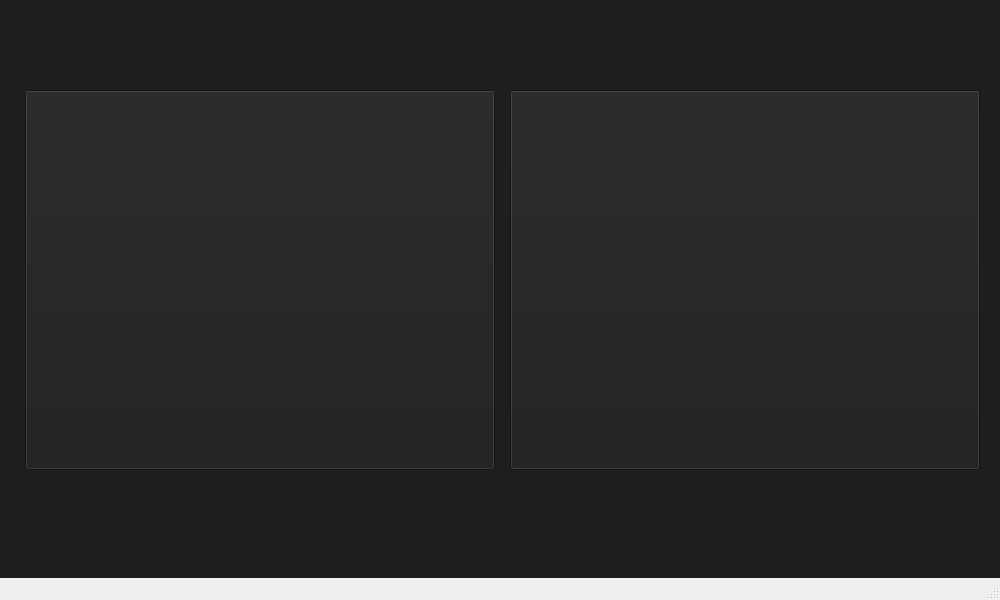
<?xml version="1.0" encoding="UTF-8"?>
<ui version="4.0">
 <class>Main</class>
 <widget class="QMainWindow" name="Main">
  <property name="enabled">
   <bool>true</bool>
  </property>
  <property name="geometry">
   <rect>
    <x>0</x>
    <y>0</y>
    <width>1000</width>
    <height>600</height>
   </rect>
  </property>
  <property name="windowTitle">
   <string>Main</string>
  </property>
  <widget class="QWidget" name="centralwidget">
   <property name="styleSheet">
    <string notr="true">background-color: #1e1e1e;</string>
   </property>
   <widget class="QPushButton" name="btnUAV">
    <property name="geometry">
     <rect>
      <x>25</x>
      <y>90</y>
      <width>470</width>
      <height>380</height>
     </rect>
    </property>
    <property name="text">
     <string/>
    </property>
   </widget>
   <widget class="QPushButton" name="btnUGV">
    <property name="geometry">
     <rect>
      <x>510</x>
      <y>90</y>
      <width>470</width>
      <height>380</height>
     </rect>
    </property>
    <property name="text">
     <string/>
    </property>
   </widget>
  </widget>
  <widget class="QStatusBar" name="statusbar"/>
  <action name="actionOpen_Map">
   <property name="text">
    <string>Open Map</string>
   </property>
   <property name="font">
    <font>
     <pointsize>12</pointsize>
     <bold>true</bold>
    </font>
   </property>
  </action>
  <action name="actionMapOpenGl">
   <property name="text">
    <string>MapOpenGl</string>
   </property>
  </action>
 </widget>
 <resources/>
 <connections/>
</ui>
